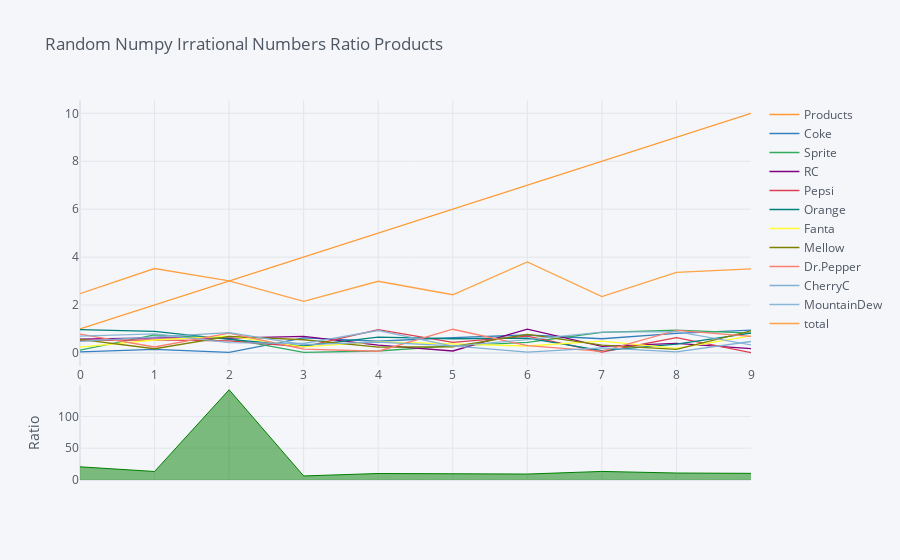

Notebook code cell kept with this figure:
### Code cell
ran.iplot(kind='ratio', title='Random Numpy Irrational Numbers Ratio Products')

### Figure 1 — Plotly figure (JSON) as saved in the notebook; plotly's stock layout.template omitted (floating-point values rounded to 4 significant figures)
{"data": [{"line": {"color": "rgba(255, 153, 51, 1.0)", "dash": "solid", "shape": "linear", "width": 1.3}, "mode": "lines", "name": "Products", "text": "", "type": "scatter", "x": [0, 1, 2, 3, 4, 5, 6, 7, 8, 9], "y": [1, 2, 3, 4, 5, 6, 7, 8, 9, 10]}, {"line": {"color": "rgba(55, 128, 191, 1.0)", "dash": "solid", "shape": "linear", "width": 1.3}, "mode": "lines", "name": "Coke", "text": "", "type": "scatter", "x": [0, 1, 2, 3, 4, 5, 6, 7, 8, 9], "y": [0.04828, 0.1495, 0.02115, 0.6277, 0.4892, 0.644, 0.7502, 0.5935, 0.8197, 0.9542]}, {"line": {"color": "rgba(50, 171, 96, 1.0)", "dash": "solid", "shape": "linear", "width": 1.3}, "mode": "lines", "name": "Sprite", "text": "", "type": "scatter", "x": [0, 1, 2, 3, 4, 5, 6, 7, 8, 9], "y": [0.1154, 0.7513, 0.5992, 0.02436, 0.08243, 0.2964, 0.4429, 0.8612, 0.9498, 0.8263]}, {"line": {"color": "rgba(128, 0, 128, 1.0)", "dash": "solid", "shape": "linear", "width": 1.3}, "mode": "lines", "name": "RC", "text": "", "type": "scatter", "x": [0, 1, 2, 3, 4, 5, 6, 7, 8, 9], "y": [0.5793, 0.6317, 0.6159, 0.6908, 0.327, 0.08291, 0.9971, 0.2736, 0.3969, 0.1791]}, {"line": {"color": "rgba(219, 64, 82, 1.0)", "dash": "solid", "shape": "linear", "width": 1.3}, "mode": "lines", "name": "Pepsi", "text": "", "type": "scatter", "x": [0, 1, 2, 3, 4, 5, 6, 7, 8, 9], "y": [0.5198, 0.548, 0.5055, 0.2589, 0.9704, 0.444, 0.6987, 0.03983, 0.6394, 0.0109]}, {"line": {"color": "rgba(0, 128, 128, 1.0)", "dash": "solid", "shape": "linear", "width": 1.3}, "mode": "lines", "name": "Orange", "text": "", "type": "scatter", "x": [0, 1, 2, 3, 4, 5, 6, 7, 8, 9], "y": [0.9711, 0.9005, 0.5673, 0.2946, 0.6634, 0.593, 0.6165, 0.09417, 0.3704, 0.8273]}, {"line": {"color": "rgba(255, 255, 51, 1.0)", "dash": "solid", "shape": "linear", "width": 1.3}, "mode": "lines", "name": "Fanta", "text": "", "type": "scatter", "x": [0, 1, 2, 3, 4, 5, 6, 7, 8, 9], "y": [0.2421, 0.5417, 0.6994, 0.2575, 0.4596, 0.3689, 0.2906, 0.4909, 0.1894, 0.7141]}, {"line": {"color": "rgba(128, 128, 0, 1.0)", "dash": "solid", "shape": "linear", "width": 1.3}, "mode": "lines", "name": "Mellow", "text": "", "type": "scatter", "x": [0, 1, 2, 3, 4, 5, 6, 7, 8, 9], "y": [0.5704, 0.1767, 0.6887, 0.5508, 0.2404, 0.2588, 0.7733, 0.325, 0.1457, 0.924]}, {"line": {"color": "rgba(251, 128, 114, 1.0)", "dash": "solid", "shape": "linear", "width": 1.3}, "mode": "lines", "name": "Dr.Pepper", "text": "", "type": "scatter", "x": [0, 1, 2, 3, 4, 5, 6, 7, 8, 9], "y": [0.7862, 0.2488, 0.831, 0.1604, 0.07187, 0.9893, 0.3078, 0.06536, 0.9433, 0.6899]}, {"line": {"color": "rgba(128, 177, 211, 1.0)", "dash": "solid", "shape": "linear", "width": 1.3}, "mode": "lines", "name": "CherryC", "text": "", "type": "scatter", "x": [0, 1, 2, 3, 4, 5, 6, 7, 8, 9], "y": [0.4838, 0.6644, 0.8489, 0.3442, 0.4499, 0.2971, 0.03845, 0.2125, 0.04573, 0.479]}, {"line": {"color": "rgba(128, 177, 211, 0.8999999999999999)", "dash": "solid", "shape": "linear", "width": 1.3}, "mode": "lines", "name": "MountainDew", "text": "", "type": "scatter", "x": [0, 1, 2, 3, 4, 5, 6, 7, 8, 9], "y": [0.6995, 0.7999, 0.4295, 0.3944, 0.9363, 0.2822, 0.5533, 0.8698, 0.8943, 0.34]}, {"line": {"color": "rgba(255, 153, 51, 0.8999999999999999)", "dash": "solid", "shape": "linear", "width": 1.3}, "mode": "lines", "name": "total", "text": "", "type": "scatter", "x": [0, 1, 2, 3, 4, 5, 6, 7, 8, 9], "y": [2.476, 3.523, 3.008, 2.154, 2.992, 2.429, 3.796, 2.353, 3.366, 3.512]}, {"connectgaps": false, "fill": "tozeroy", "line": {"color": "rgba(0, 128, 0, 1.0)", "dash": "solid", "shape": "linear", "width": 1}, "mode": "lines", "name": "Ratio", "showlegend": false, "type": "scatter", "x": [0, 1, 2, 3, 4, 5, 6, 7, 8, 9], "xaxis": "x2", "y": [20.71, 13.38, 141.9, 6.373, 10.22, 9.317, 9.33, 13.48, 10.98, 10.48], "yaxis": "y2"}], "layout": {"hovermode": "x", "legend": {"bgcolor": "#F5F6F9", "font": {"color": "#4D5663"}}, "paper_bgcolor": "#F5F6F9", "plot_bgcolor": "#F5F6F9", "title": {"font": {"color": "#4D5663"}, "text": "Random Numpy Irrational Numbers Ratio Products"}, "xaxis": {"gridcolor": "#E1E5ED", "showgrid": true, "tickfont": {"color": "#4D5663"}, "title": {"font": {"color": "#4D5663"}, "text": ""}, "zerolinecolor": "#E1E5ED"}, "xaxis2": {"anchor": "y2", "gridcolor": "#E1E5ED", "showgrid": true, "showticklabels": false, "tickfont": {"color": "#4D5663"}, "title": {"font": {"color": "#4D5663"}, "text": ""}, "zerolinecolor": "#E1E5ED"}, "yaxis": {"domain": [0.3, 1], "gridcolor": "#E1E5ED", "showgrid": true, "tickfont": {"color": "#4D5663"}, "title": {"font": {"color": "#4D5663"}, "text": ""}, "zerolinecolor": "#E1E5ED"}, "yaxis2": {"domain": [0, 0.25], "gridcolor": "#E1E5ED", "showgrid": true, "tickfont": {"color": "#4D5663"}, "title": {"font": {"color": "#4D5663"}, "text": "Ratio"}, "zerolinecolor": "#E1E5ED"}}}
